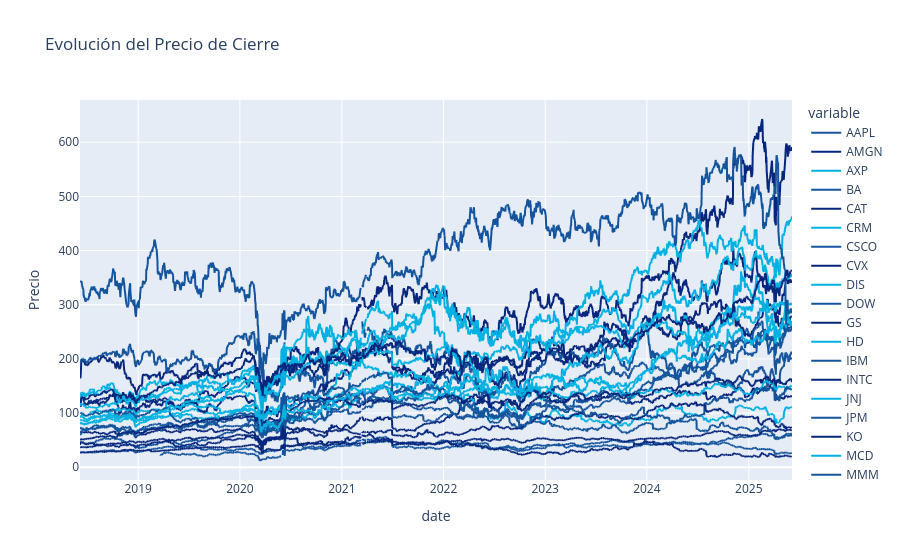

Source (notebook cell):
### Code cell
# Extraer y limpiar nombres de columnas
df_close = df[[c for c in df.columns if c[1] == "close"]].copy()
df_close.columns = [c[0] for c in df_close.columns if c[1] == "close"]

# Graficar
fig = px.line(
    df_close, title="Evolución del Precio de Cierre", labels={"value": "Precio"},
    color_discrete_sequence=colores_bbva_list
)
fig.show()

### Figure 1 — Plotly figure (JSON) as saved in the notebook; plotly's stock layout.template omitted (floating-point values rounded to 4 significant figures; data arrays with more than 128 entries replaced by an {"elided": "..."} marker saying what was removed)
{"data": [{"hovertemplate": "variable=AAPL<br>date=%{x}<br>Precio=%{y}<extra></extra>", "legendgroup": "AAPL", "line": {"color": "#14549C", "dash": "solid"}, "marker": {"symbol": "circle"}, "mode": "lines", "name": "AAPL", "showlegend": true, "type": "scattergl", "x": {"elided": "1760 str values"}, "xaxis": "x", "y": {"elided": "1760 float values"}, "yaxis": "y"}, {"hovertemplate": "variable=AMGN<br>date=%{x}<br>Precio=%{y}<extra></extra>", "legendgroup": "AMGN", "line": {"color": "#06257C", "dash": "solid"}, "marker": {"symbol": "circle"}, "mode": "lines", "name": "AMGN", "showlegend": true, "type": "scattergl", "x": {"elided": "1760 str values"}, "xaxis": "x", "y": {"elided": "1760 float values"}, "yaxis": "y"}, {"hovertemplate": "variable=AXP<br>date=%{x}<br>Precio=%{y}<extra></extra>", "legendgroup": "AXP", "line": {"color": "#00B1E1", "dash": "solid"}, "marker": {"symbol": "circle"}, "mode": "lines", "name": "AXP", "showlegend": true, "type": "scattergl", "x": {"elided": "1760 str values"}, "xaxis": "x", "y": {"elided": "1760 float values"}, "yaxis": "y"}, {"hovertemplate": "variable=BA<br>date=%{x}<br>Precio=%{y}<extra></extra>", "legendgroup": "BA", "line": {"color": "#14549C", "dash": "solid"}, "marker": {"symbol": "circle"}, "mode": "lines", "name": "BA", "showlegend": true, "type": "scattergl", "x": {"elided": "1760 str values"}, "xaxis": "x", "y": {"elided": "1760 float values"}, "yaxis": "y"}, {"hovertemplate": "variable=CAT<br>date=%{x}<br>Precio=%{y}<extra></extra>", "legendgroup": "CAT", "line": {"color": "#06257C", "dash": "solid"}, "marker": {"symbol": "circle"}, "mode": "lines", "name": "CAT", "showlegend": true, "type": "scattergl", "x": {"elided": "1760 str values"}, "xaxis": "x", "y": {"elided": "1760 float values"}, "yaxis": "y"}, {"hovertemplate": "variable=CRM<br>date=%{x}<br>Precio=%{y}<extra></extra>", "legendgroup": "CRM", "line": {"color": "#00B1E1", "dash": "solid"}, "marker": {"symbol": "circle"}, "mode": "lines", "name": "CRM", "showlegend": true, "type": "scattergl", "x": {"elided": "1760 str values"}, "xaxis": "x", "y": {"elided": "1760 float values"}, "yaxis": "y"}, {"hovertemplate": "variable=CSCO<br>date=%{x}<br>Precio=%{y}<extra></extra>", "legendgroup": "CSCO", "line": {"color": "#14549C", "dash": "solid"}, "marker": {"symbol": "circle"}, "mode": "lines", "name": "CSCO", "showlegend": true, "type": "scattergl", "x": {"elided": "1760 str values"}, "xaxis": "x", "y": {"elided": "1760 float values"}, "yaxis": "y"}, {"hovertemplate": "variable=CVX<br>date=%{x}<br>Precio=%{y}<extra></extra>", "legendgroup": "CVX", "line": {"color": "#06257C", "dash": "solid"}, "marker": {"symbol": "circle"}, "mode": "lines", "name": "CVX", "showlegend": true, "type": "scattergl", "x": {"elided": "1760 str values"}, "xaxis": "x", "y": {"elided": "1760 float values"}, "yaxis": "y"}, {"hovertemplate": "variable=DIS<br>date=%{x}<br>Precio=%{y}<extra></extra>", "legendgroup": "DIS", "line": {"color": "#00B1E1", "dash": "solid"}, "marker": {"symbol": "circle"}, "mode": "lines", "name": "DIS", "showlegend": true, "type": "scattergl", "x": {"elided": "1760 str values"}, "xaxis": "x", "y": {"elided": "1760 float values"}, "yaxis": "y"}, {"hovertemplate": "variable=DOW<br>date=%{x}<br>Precio=%{y}<extra></extra>", "legendgroup": "DOW", "line": {"color": "#14549C", "dash": "solid"}, "marker": {"symbol": "circle"}, "mode": "lines", "name": "DOW", "showlegend": true, "type": "scattergl", "x": {"elided": "1760 str values"}, "xaxis": "x", "y": {"elided": "1760 float values"}, "yaxis": "y"}, {"hovertemplate": "variable=GS<br>date=%{x}<br>Precio=%{y}<extra></extra>", "legendgroup": "GS", "line": {"color": "#06257C", "dash": "solid"}, "marker": {"symbol": "circle"}, "mode": "lines", "name": "GS", "showlegend": true, "type": "scattergl", "x": {"elided": "1760 str values"}, "xaxis": "x", "y": {"elided": "1760 float values"}, "yaxis": "y"}, {"hovertemplate": "variable=HD<br>date=%{x}<br>Precio=%{y}<extra></extra>", "legendgroup": "HD", "line": {"color": "#00B1E1", "dash": "solid"}, "marker": {"symbol": "circle"}, "mode": "lines", "name": "HD", "showlegend": true, "type": "scattergl", "x": {"elided": "1760 str values"}, "xaxis": "x", "y": {"elided": "1760 float values"}, "yaxis": "y"}, {"hovertemplate": "variable=IBM<br>date=%{x}<br>Precio=%{y}<extra></extra>", "legendgroup": "IBM", "line": {"color": "#14549C", "dash": "solid"}, "marker": {"symbol": "circle"}, "mode": "lines", "name": "IBM", "showlegend": true, "type": "scattergl", "x": {"elided": "1760 str values"}, "xaxis": "x", "y": {"elided": "1760 float values"}, "yaxis": "y"}, {"hovertemplate": "variable=INTC<br>date=%{x}<br>Precio=%{y}<extra></extra>", "legendgroup": "INTC", "line": {"color": "#06257C", "dash": "solid"}, "marker": {"symbol": "circle"}, "mode": "lines", "name": "INTC", "showlegend": true, "type": "scattergl", "x": {"elided": "1760 str values"}, "xaxis": "x", "y": {"elided": "1760 float values"}, "yaxis": "y"}, {"hovertemplate": "variable=JNJ<br>date=%{x}<br>Precio=%{y}<extra></extra>", "legendgroup": "JNJ", "line": {"color": "#00B1E1", "dash": "solid"}, "marker": {"symbol": "circle"}, "mode": "lines", "name": "JNJ", "showlegend": true, "type": "scattergl", "x": {"elided": "1760 str values"}, "xaxis": "x", "y": {"elided": "1760 float values"}, "yaxis": "y"}, {"hovertemplate": "variable=JPM<br>date=%{x}<br>Precio=%{y}<extra></extra>", "legendgroup": "JPM", "line": {"color": "#14549C", "dash": "solid"}, "marker": {"symbol": "circle"}, "mode": "lines", "name": "JPM", "showlegend": true, "type": "scattergl", "x": {"elided": "1760 str values"}, "xaxis": "x", "y": {"elided": "1760 float values"}, "yaxis": "y"}, {"hovertemplate": "variable=KO<br>date=%{x}<br>Precio=%{y}<extra></extra>", "legendgroup": "KO", "line": {"color": "#06257C", "dash": "solid"}, "marker": {"symbol": "circle"}, "mode": "lines", "name": "KO", "showlegend": true, "type": "scattergl", "x": {"elided": "1760 str values"}, "xaxis": "x", "y": {"elided": "1760 float values"}, "yaxis": "y"}, {"hovertemplate": "variable=MCD<br>date=%{x}<br>Precio=%{y}<extra></extra>", "legendgroup": "MCD", "line": {"color": "#00B1E1", "dash": "solid"}, "marker": {"symbol": "circle"}, "mode": "lines", "name": "MCD", "showlegend": true, "type": "scattergl", "x": {"elided": "1760 str values"}, "xaxis": "x", "y": {"elided": "1760 float values"}, "yaxis": "y"}, {"hovertemplate": "variable=MMM<br>date=%{x}<br>Precio=%{y}<extra></extra>", "legendgroup": "MMM", "line": {"color": "#14549C", "dash": "solid"}, "marker": {"symbol": "circle"}, "mode": "lines", "name": "MMM", "showlegend": true, "type": "scattergl", "x": {"elided": "1760 str values"}, "xaxis": "x", "y": {"elided": "1760 float values"}, "yaxis": "y"}, {"hovertemplate": "variable=MRK<br>date=%{x}<br>Precio=%{y}<extra></extra>", "legendgroup": "MRK", "line": {"color": "#06257C", "dash": "solid"}, "marker": {"symbol": "circle"}, "mode": "lines", "name": "MRK", "showlegend": true, "type": "scattergl", "x": {"elided": "1760 str values"}, "xaxis": "x", "y": {"elided": "1760 float values"}, "yaxis": "y"}, {"hovertemplate": "variable=MSFT<br>date=%{x}<br>Precio=%{y}<extra></extra>", "legendgroup": "MSFT", "line": {"color": "#00B1E1", "dash": "solid"}, "marker": {"symbol": "circle"}, "mode": "lines", "name": "MSFT", "showlegend": true, "type": "scattergl", "x": {"elided": "1760 str values"}, "xaxis": "x", "y": {"elided": "1760 float values"}, "yaxis": "y"}, {"hovertemplate": "variable=NKE<br>date=%{x}<br>Precio=%{y}<extra></extra>", "legendgroup": "NKE", "line": {"color": "#14549C", "dash": "solid"}, "marker": {"symbol": "circle"}, "mode": "lines", "name": "NKE", "showlegend": true, "type": "scattergl", "x": {"elided": "1760 str values"}, "xaxis": "x", "y": {"elided": "1760 float values"}, "yaxis": "y"}, {"hovertemplate": "variable=PG<br>date=%{x}<br>Precio=%{y}<extra></extra>", "legendgroup": "PG", "line": {"color": "#06257C", "dash": "solid"}, "marker": {"symbol": "circle"}, "mode": "lines", "name": "PG", "showlegend": true, "type": "scattergl", "x": {"elided": "1760 str values"}, "xaxis": "x", "y": {"elided": "1760 float values"}, "yaxis": "y"}, {"hovertemplate": "variable=TRV<br>date=%{x}<br>Precio=%{y}<extra></extra>", "legendgroup": "TRV", "line": {"color": "#00B1E1", "dash": "solid"}, "marker": {"symbol": "circle"}, "mode": "lines", "name": "TRV", "showlegend": true, "type": "scattergl", "x": {"elided": "1760 str values"}, "xaxis": "x", "y": {"elided": "1760 float values"}, "yaxis": "y"}, {"hovertemplate": "variable=UNH<br>date=%{x}<br>Precio=%{y}<extra></extra>", "legendgroup": "UNH", "line": {"color": "#14549C", "dash": "solid"}, "marker": {"symbol": "circle"}, "mode": "lines", "name": "UNH", "showlegend": true, "type": "scattergl", "x": {"elided": "1760 str values"}, "xaxis": "x", "y": {"elided": "1760 float values"}, "yaxis": "y"}, {"hovertemplate": "variable=V<br>date=%{x}<br>Precio=%{y}<extra></extra>", "legendgroup": "V", "line": {"color": "#06257C", "dash": "solid"}, "marker": {"symbol": "circle"}, "mode": "lines", "name": "V", "showlegend": true, "type": "scattergl", "x": {"elided": "1760 str values"}, "xaxis": "x", "y": {"elided": "1760 float values"}, "yaxis": "y"}], "layout": {"legend": {"title": {"text": "variable"}, "tracegroupgap": 0}, "title": {"text": "Evolución del Precio de Cierre"}, "xaxis": {"anchor": "y", "domain": [0, 1], "title": {"text": "date"}}, "yaxis": {"anchor": "x", "domain": [0, 1], "title": {"text": "Precio"}}}}
